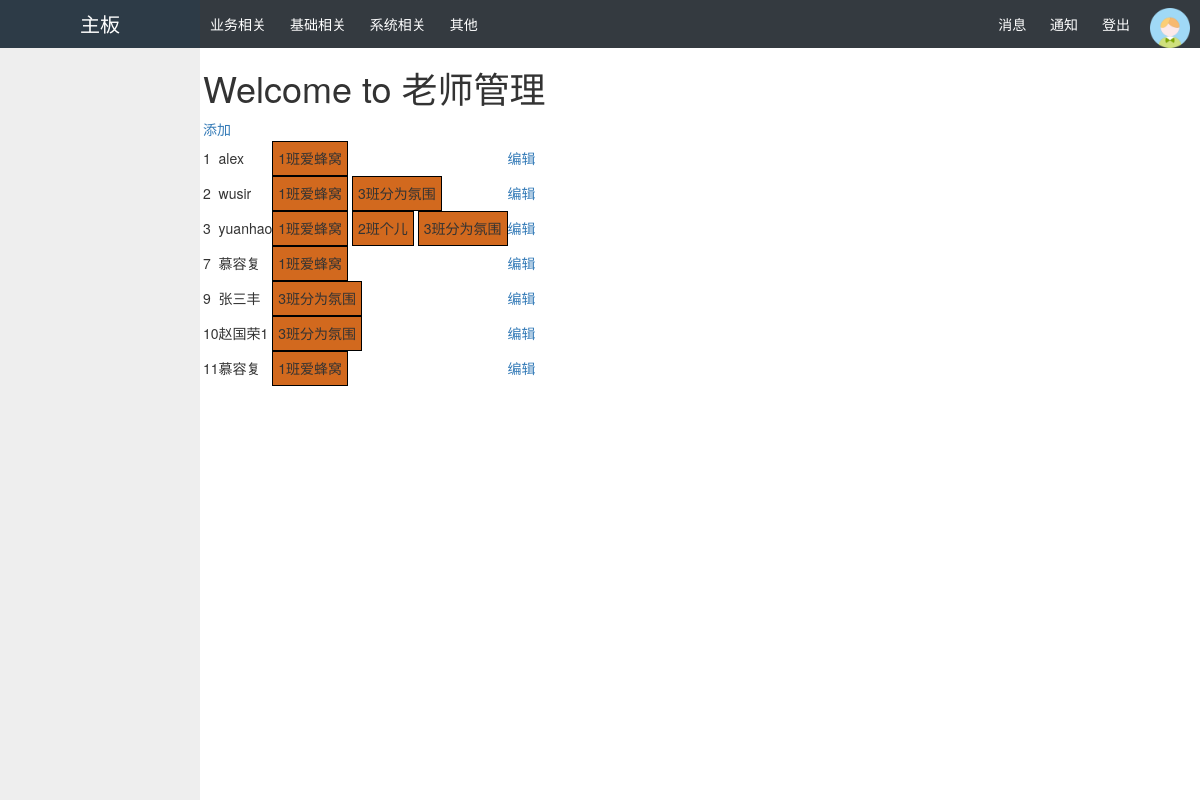
/teacher/, run on an earlier commit of the app's database.
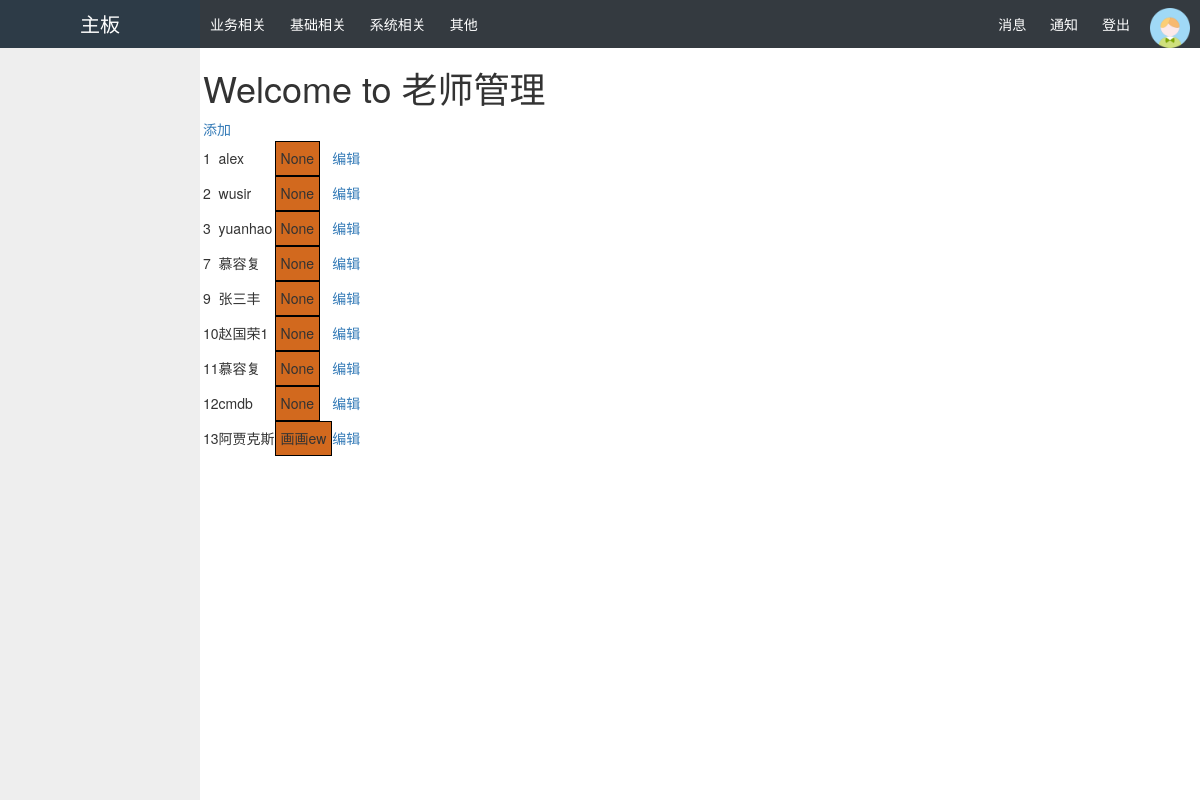
And on a later commit of the database.
### api/models.py (models this page shows, shortened)
class Teacher(models.Model):
    name = models.CharField(max_length=32)
    cls = models.ManyToManyField('Classes')

class Classes(models.Model):
    caption = models.CharField(max_length=32)

### api/views/views.py (the view)
# urls.py: url(r'^teacher/$', views.handle_teacher, name="teacher"),
def handle_teacher(request):
    username = request.session.get('username')
    teacher_list = models.Teacher.objects.filter(id__in=models.Teacher.objects.all()).values('id','name','cls__id','cls__caption')
    result = {}
    cls_list = []
    for t in teacher_list:
        if t['id'] in result:
            if t['cls__id'] != 'None':
                cls_list.append({'id':t['cls__id'],'caption':t['cls__caption']})
                print('-->cls_list',cls_list)
        else:
            cls_list = [{'id':t['cls__id'],'caption':t['cls__caption']}]
        result[t['id']] = {'nid':t['id'],'name':t['name'], 'cls_list':cls_list}
    print(result)
    return render(request, 'teacher.html', {'username':username, 'teachers':result})

### templates/teacher.html (shortened to what this page needs)
{% extends 'layout.html' %}
{% block content %}
    <h1>Welcome to 老师管理</h1>
    <a href="/add_teacher/">添加</a>
    <table>
        <tbody>
            {% for k,v in teachers.items %}
                <tr>
                    <td>{{ k }}</td>
                    <td>{{ v.name }}</td>
                    <td>
                        {% for c in v.cls_list %}
                            <span class="tag" nid="{{ c.id }}">{{ c.caption }}</span>
                        {% endfor %}
                    </td>
                    <td>
                        <a href="/edit_teacher-{{ k }}/">编辑</a>
                    </td>
                </tr>
            {% endfor %}
        </tbody>
    </table>
{% endblock %}

What changed in the data, as far as the page shows it:
removed Classes: caption "1班爱蜂窝"
removed Classes: caption "3班分为氛围"
removed Classes: caption "2班个儿", shown under "3"
added Teacher: name "cmdb"
added Teacher: name "阿贾克斯"
Also different on the page:
new list line: "None"
new list line: "12 None 编辑"
new list line: "13 画画ew 编辑"
